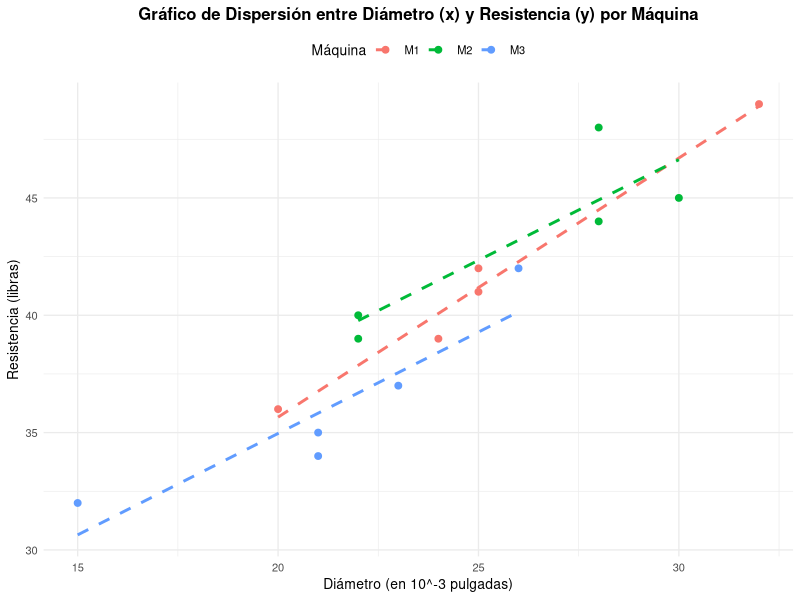
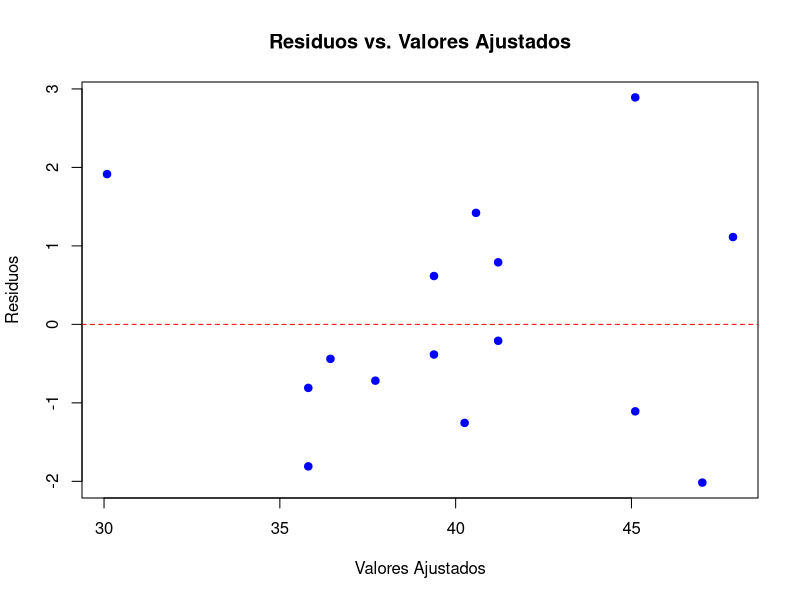

These charts were generated, in order, by the following R code:
## ---- chunk 1
knitr::opts_chunk$set(
  warning  = FALSE,
  message  = FALSE,
  comment  = "",
  results = "asis",
  fig.align = "center"
)

# Que las celdas NA salgan en blanco
options(knitr.kable.NA = "")

library(dplyr)
library(knitr)
library(kableExtra)
library(broom)    
library(car)
library(lmtest)
library(ggplot2)
library(tibble)
## ---- chunk 2
tabla_datos <- tribble(
  ~y,   ~x,     ~y,    ~x,    ~y,    ~x,
  "36",  "20",  "40",  "22",  "35",  "21",
  "41",  "25",  "48",  "28",  "37",  "23",
  "39",  "24",  "39",  "22",  "42",  "26",
  "42",  "25",  "45",  "30",  "34",  "21",
  "49",  "32",  "44",  "28",  "32",  "15"
)

kbl(tabla_datos, booktabs = TRUE, align = "cccccc") %>%
  kable_styling(latex_options = c("scale_down", "hold_position")) %>%
  add_header_above(c("M1" = 2, "M2" = 2, "M3" = 2))
## ---- chunk 3

# Datos del problema
maquina1_y <- c(36,41,39,42,49)
maquina1_x <- c(20,25,24,25,32)
maquina2_y <- c(40,48,39,45,44)
maquina2_x <- c(22,28,22,30,28)
maquina3_y <- c(35,37,42,34,32)
maquina3_x <- c(21,23,26,21,15)

datos <- data.frame(
  y     = c(maquina1_y, maquina2_y, maquina3_y),
  x     = c(maquina1_x, maquina2_x, maquina3_x),
  grupo = factor(rep(c("M1","M2","M3"), each = 5))
)
## ---- chunk 4
ancova_table1 <- function(y, x, grupo) {
  datos <- data.frame(y = y, x = x, grupo = factor(grupo))
  t     <- nlevels(datos$grupo) # Número de tratamientos
  N     <- nrow(datos)          # Tamaño total de la muestra
  
  # Totales y Sumas de Cuadrados Totales (SCT)
  y_tot  <- sum(datos$y)
  x_tot  <- sum(datos$x)
  SCT_yy <- sum(datos$y^2) - y_tot^2 / N
  SCT_xx <- sum(datos$x^2) - x_tot^2 / N
  SCT_xy <- sum(datos$x * datos$y) - x_tot * y_tot / N
  
  # Sumas de Cuadrados para Tratamientos (SCTr)
  y_tr   <- tapply(datos$y, datos$grupo, sum) # Suma de y por grupo
  x_tr   <- tapply(datos$x, datos$grupo, sum) # Suma de x por grupo
  n      <- N / t # Número de observaciones por grupo (balanceado)
  SCTr_yy <- sum(y_tr^2) / n - y_tot^2 / N
  
  # Sumas de Cuadrados del Error (SCE)
  SCE_yy <- SCT_yy - SCTr_yy
  SCE_xx <- SCT_xx - (sum(x_tr^2) / n - x_tot^2 / N)
  SCE_xy <- SCT_xy - (sum(y_tr * x_tr) / n - x_tot * y_tot / N)
  
  # Suma de Cuadrados del Error del modelo
  SCE_m  <- SCE_yy - (SCE_xy^2 / SCE_xx)
  
  # Suma de Cuadrados Total del modelo (reducido)
  SCE_mp <- SCT_yy  - (SCT_xy^2 / SCT_xx)
  
  # Componentes de la Suma de Cuadrados para la tabla ANCOVA
  sc_reg   <- SCT_xy^2 / SCT_xx # SC de la regresión de y sobre x
  sc_trat  <- SCE_mp - SCE_m    # SC de tratamientos ajustado por la covariable
  sc_err   <- SCE_m             # SC del error ajustado
  sc_tot   <- SCT_yy            # SC total
  
  # Grados de Libertad
  gl_reg   <- 1
  gl_trat  <- t - 1
  gl_err   <- N - t - 1
  gl_tot   <- N - 1
  
  # Cuadrados Medios
  cm_trat  <- sc_trat / gl_trat
  cm_err   <- sc_err  / gl_err
  
  # Estadístico F y p-valor para tratamientos ajustados
  F_trat   <- cm_trat / cm_err
  p_val    <- 1 - pf(F_trat, gl_trat, gl_err)
  
  # Construcción de la tabla
  tabla1 <- data.frame(
    Fuente               = c("Regresión", "Tratamientos", "Error", "Total"),
    `Suma de cuadrados` = round(c(sc_reg, sc_trat, sc_err, sc_tot), 2),
    `Grados de libertad` = c(gl_reg, gl_trat, gl_err, gl_tot),
    `Cuadrado medio`     = c(NA, round(cm_trat, 2), round(cm_err, 2), NA),
    `F_c`               = c(NA, round(F_trat, 2), NA, NA),
    `p-valor`            = c(NA, signif(p_val, 3), NA, NA),
    check.names = FALSE
  )
  
  # Impresión de la tabla con kableExtra
  kable(
    tabla1,
    booktabs = TRUE,
    caption  = "Tabla ANCOVA clásica con p-valor",
    escape   = FALSE,
    align    = "lrrrrr"
  ) %>%
    kable_styling(full_width = FALSE)
}

ancova_table1(datos$y, datos$x, datos$grupo)
## ---- chunk 5
ancova_table2 <- function(y, x, grupo) {
  datos <- data.frame(y = y, x = x, grupo = factor(grupo))
  t     <- nlevels(datos$grupo) # Número de tratamientos
  N     <- nrow(datos)          # Tamaño total de la muestra
  
  # Totales y sumas de cuadrados
  y_tot   <- sum(datos$y)
  x_tot   <- sum(datos$x)
  SCT_yy  <- sum(datos$y^2) - y_tot^2 / N
  SCT_xx  <- sum(datos$x^2) - x_tot^2 / N
  SCT_xy  <- sum(datos$x * datos$y) - x_tot * y_tot / N
  
  # Sumas de cuadrados para Tratamientos
  y_tr    <- tapply(datos$y, datos$grupo, sum)
  x_tr    <- tapply(datos$x, datos$grupo, sum)
  n       <- N / t
  SCTr_yy <- sum(y_tr^2) / n - y_tot^2 / N
  SCTr_xx <- sum(x_tr^2) / n - x_tot^2 / N
  SCTr_xy <- sum(y_tr * x_tr) / n - x_tot * y_tot / N
  
  # Sumas de cuadrados del Error y ajustes
  SCE_yy <- SCT_yy - SCTr_yy
  SCE_xx <- SCT_xx - SCTr_xx
  SCE_xy <- SCT_xy - SCTr_xy
  
  # Suma de cuadrados del Error después de ajustar por la covariable
  SCE_m  <- SCE_yy - (SCE_xy^2 / SCE_xx)
  
  # Suma de cuadrados Total (ajustada por la regresión)
  SCE_mp <- SCT_yy  - (SCT_xy^2 / SCT_xx)
  
  # ANOVA simple (sin covariable)
  df1_unadj <- t - 1
  df2_unadj <- N - t
  MS_trat_unadj <- SCTr_yy / df1_unadj
  MS_err_unadj  <- SCE_yy / df2_unadj
  F_unadj       <- MS_trat_unadj / MS_err_unadj
  p_unadj       <- 1 - pf(F_unadj, df1_unadj, df2_unadj)
  
  # ANCOVA (ajustada)
  df1_adj <- t - 1
  df2_adj <- N - t - 1
  MS_trat_adj <- (SCE_mp - SCE_m) / df1_adj
  MS_err_adj  <- SCE_m / df2_adj
  F_adj       <- MS_trat_adj / MS_err_adj
  p_adj       <- 1 - pf(F_adj, df1_adj, df2_adj)
  
  # Construcción de la tabla
  tabla2 <- data.frame(
    `Fuente` = c("Tratamientos", "Error", "Total", "Trat. Ajust."),
    `gl`  = c(df1_unadj, df2_unadj, N - 1, df1_adj),
    `x`                   = c(round(SCTr_xx, 1), round(SCE_xx, 1), 
                              round(SCT_xx, 1), NA),
    `xy`                  = c(round(SCTr_xy, 1), round(SCE_xy, 1), 
                              round(SCT_xy, 1), NA),
    `y`                   = c(round(SCTr_yy, 1), round(SCE_yy, 1), 
                              round(SCT_yy, 1), NA),
    `y` = c(NA, round(SCE_m, 1), round(SCE_mp, 1), round(SCE_mp - SCE_m, 1)),
    `gl`       = c(NA, df2_adj, N - 2, df1_adj),
    `CM`       = c(NA, round(MS_err_adj, 1), NA, round(MS_trat_adj, 1)),
    `F_c`               = c(round(F_unadj, 2), NA, NA, round(F_adj, 2)),
    `p-valor`             = c(signif(p_unadj, 2), NA, NA, signif(p_adj, 2)),
    check.names = FALSE
  )
  
  # Impresión de la tabla con kableExtra
  kable(
    tabla2,
    booktabs = TRUE,
    caption  = "Tabla Sumas de cuadrados y productos (ajustados) con $F_c$ y p-valor",
    escape   = FALSE,
    align    = c("l", rep("c", 9))
  ) %>%
    add_header_above(c(
      " " = 2,
      "Sumas de cuadrados y productos" = 3,
      "Ajustados para regresión"      = 3,
      " " = 2
    )) %>% kable_styling(latex_options = c("scale_down", "hold_position"))
}

ancova_table2(datos$y, datos$x, datos$grupo)
## ---- chunk 6
mod_aov <- aov(y ~ x + grupo, data = datos)
tab_aov <- broom::tidy(mod_aov)

tab_aov_r <- tab_aov %>%
  rename(
    Fuente = term,
    `Grados de Libertad` = df,
    `Suma de Cuadrados` = sumsq,
    `Media Cuadrática` = meansq,
    `Estadístico F` = statistic,
    `Valor p` = p.value
  )

kable(tab_aov_r, booktabs = TRUE,
      caption = "Tabla ANOVA (aov): y ~ x + grupo",
      digits = 3) %>%
  kable_styling(full_width = FALSE)
## ---- chunk 7
mod_lm <- lm(y ~ x + grupo, data = datos)
tab_lm <- broom::tidy(anova(mod_lm))

tab_lm_r <- tab_lm %>%
  rename(
    Fuente = term,
    `Grados de Libertad` = df,
    `Suma de Cuadrados` = sumsq,
    `Media Cuadrática` = meansq,
    `Estadístico F` = statistic,
    `Valor p` = p.value
  )

kable(tab_lm_r, booktabs = TRUE,
      caption = "Tabla ANOVA clásico (lm + anova)",
      digits = 3) %>%
  kable_styling(full_width = FALSE)
## ---- chunk 8
mod_lm <- lm(y ~ x + grupo, data = datos)
tab_II <- broom::tidy(Anova(mod_lm, type = "II"))

tab_II_r <- tab_II %>%
  rename(
    Fuente = term,
    `Grados de Libertad` = df,
    `Suma de Cuadrados` = sumsq,
    `Estadístico F` = statistic,         
    `Valor p` = `p.value`      
  )

kable(tab_II_r, booktabs = TRUE,
      caption = "Tabla ANOVA Tipo II (car::Anova)",
      digits = 3) %>%
  kable_styling(full_width = FALSE)
## ---- chunk 9
ggplot(datos, aes(x = x, y = y, color = grupo)) +
  geom_point(size = 2) +
  geom_smooth(method = "lm", se = FALSE, linetype = "dashed") +
  labs(
    title = "Gráfico de Dispersión entre Diámetro (x) y Resistencia (y) por Máquina",
    x = "Diámetro (en 10^-3 pulgadas)",
    y = "Resistencia (libras)",
    color = "Máquina"
  ) +
  theme_minimal(base_size = 10) +
  theme(
    plot.title = element_text(face = "bold", hjust = 0.5),
    legend.position = "top"
  )
## ---- chunk 10
reset_test_result <- resettest(mod_aov)
reset_test_df <- data.frame(
  Test = "Ramsey RESET Test",
  `Estadístico F` = round(reset_test_result$statistic, 3),
  `gl 1` = reset_test_result$parameter[1],
  `gl 2` = reset_test_result$parameter[2],
  `Valor p` = round(reset_test_result$p.value, 3)
)
kable(reset_test_df, booktabs = TRUE) %>%
  kable_styling(full_width = FALSE)
## ---- chunk 11
dw_test_result <- dwtest(mod_aov)
dw_test_df <- data.frame(
  Test = "Durbin-Watson Test",
  `Estadístico F` = round(dw_test_result$statistic, 3),
  `Valor p` = round(dw_test_result$p.value, 3)
)
kable(dw_test_df, booktabs = TRUE) %>%
  kable_styling(full_width = FALSE)
## ---- chunk 12
modelointeraccion <- lm(y ~ x * grupo, data = datos)
interaccion_test_result <- Anova(modelointeraccion, type = 3)
interaccion_df <- as.data.frame(interaccion_test_result)
interaccion_df$`p-value` <- round(interaccion_df$`Pr(>F)`, 3)
interaccion_df <- interaccion_df[row.names(interaccion_df) == "x:grupo", 
                                 c("Sum Sq", "Df", "F value", "p-value")]
colnames(interaccion_df) <- c("Suma de Cuadrados", "gl", "Estadístico F", "Valor p")

kable(interaccion_df, booktabs = TRUE) %>%
  kable_styling(full_width = FALSE)
## ---- chunk 13
bpt_test_result <- bptest(mod_lm)
bpt_test_df <- data.frame(
  Test = "Breusch-Pagan Test",
  `Estadístico F` = round(bpt_test_result$statistic, 3),
  `gl` = bpt_test_result$parameter,
  `Valor p` = round(bpt_test_result$p.value, 3)
)
kable(bpt_test_df, booktabs = TRUE) %>%
  kable_styling(full_width = FALSE)
## ---- chunk 14
residuos <- residuals(mod_lm)
plot(fitted(mod_lm), residuos,
     main = "Residuos vs. Valores Ajustados",
     xlab = "Valores Ajustados",
     ylab = "Residuos",
     pch = 19, col = "blue")
abline(h = 0, col = "red", lty = 2)
## ---- chunk 15
shapiro_test_result <- shapiro.test(residuos)
shapiro_test_df <- data.frame(
  Test = "Shapiro-Wilk Test",
  `Estadístico F` = round(shapiro_test_result$statistic, 3),
  `Valor p` = round(shapiro_test_result$p.value, 3)
)
kable(shapiro_test_df, booktabs = TRUE) %>%
  kable_styling(full_width = FALSE)
